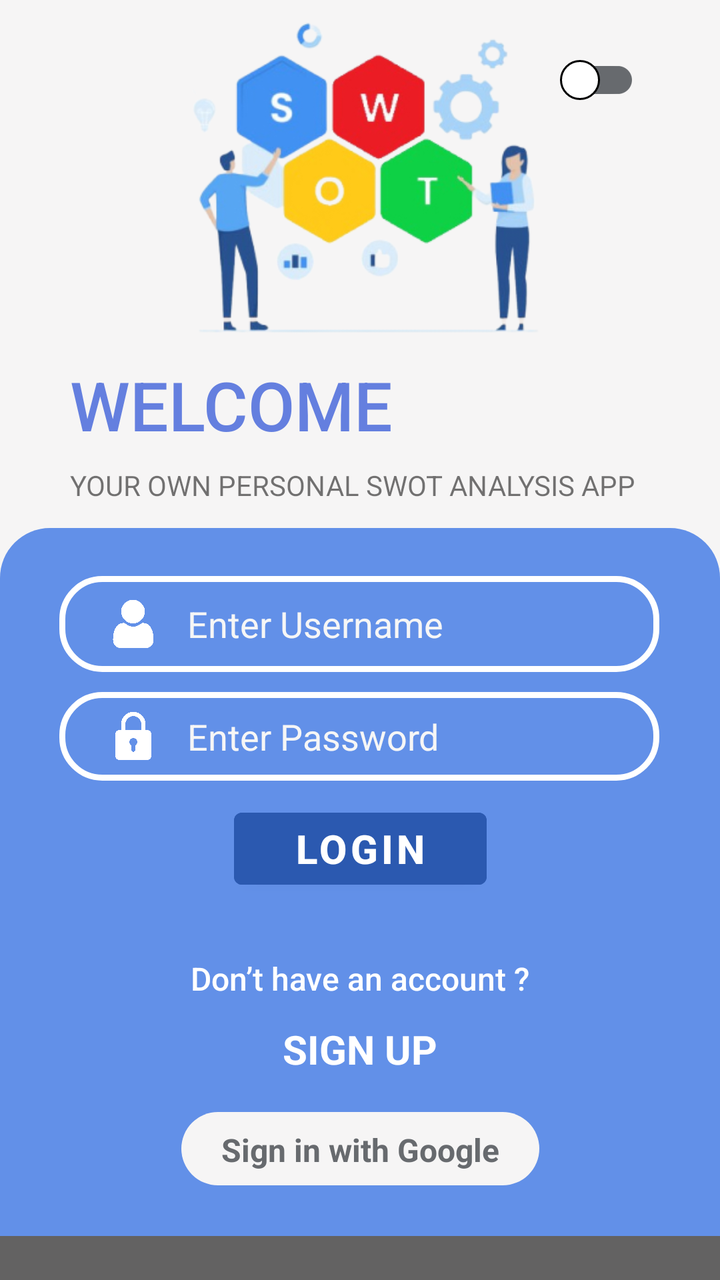
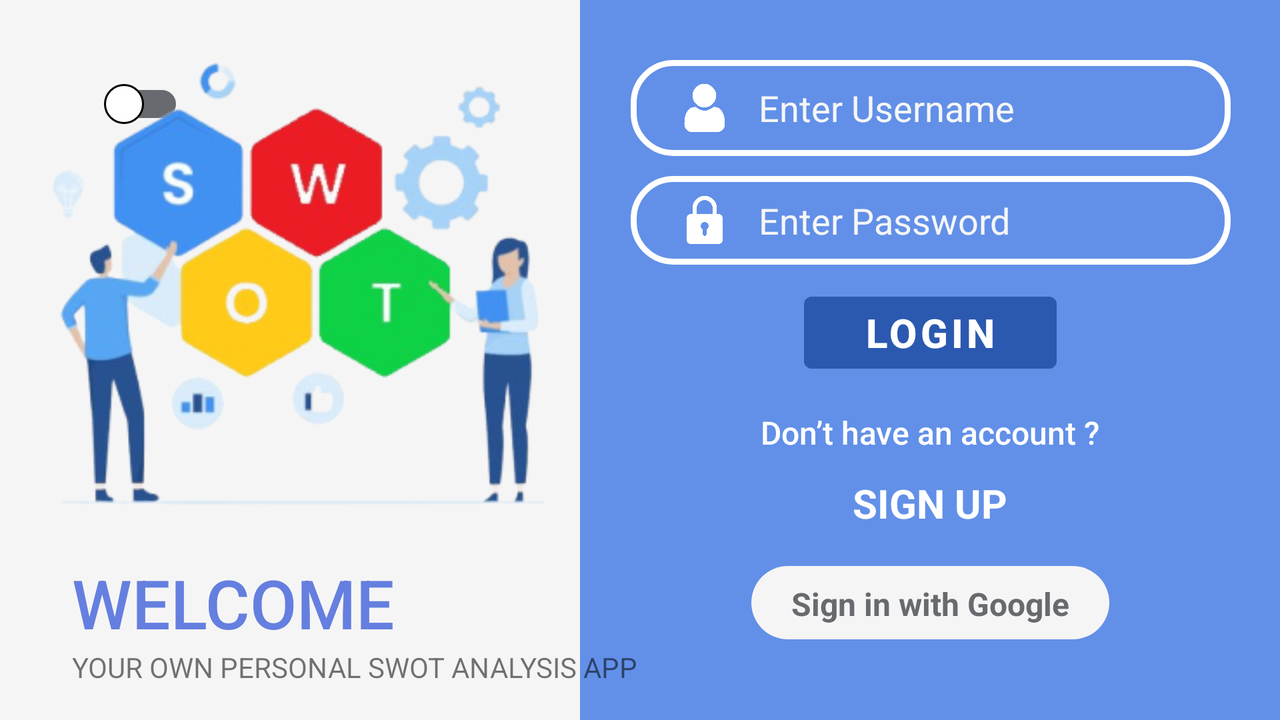

An Android layout and its configuration variant, each rendered on a device that would load it. The default file and the variant file are quoted in full after the pictures.
<!-- AndroidManifest.xml: application theme Theme.Todotestapp -->
<!-- res/layout/activity_login.xml -->
<?xml version="1.0" encoding="utf-8"?>
<androidx.constraintlayout.widget.ConstraintLayout xmlns:android="http://schemas.android.com/apk/res/android"
    xmlns:app="http://schemas.android.com/apk/res-auto"
    xmlns:tools="http://schemas.android.com/tools"
    android:layout_width="match_parent"
    android:layout_height="match_parent"
    tools:context=".MainActivity"
    android:background="@color/greywhite">

    <androidx.appcompat.widget.SwitchCompat
        android:id="@+id/daynightswitch"
        android:layout_width="wrap_content"
        android:layout_height="wrap_content"
        app:trackTint="@color/regtitle"
        android:thumb="@drawable/thumb"
        android:layout_marginTop="16dp"
        android:layout_marginEnd="40dp"
        app:layout_constraintEnd_toEndOf="parent"
        app:layout_constraintTop_toTopOf="parent"
        tools:ignore="UseSwitchCompatOrMaterialXml" />

    <androidx.constraintlayout.widget.ConstraintLayout
        android:id="@+id/bluebox"
        android:layout_width="0dp"
        android:layout_height="376dp"
        android:background="@drawable/container"
        app:layout_constraintBottom_toBottomOf="parent"
        app:layout_constraintEnd_toEndOf="parent"
        app:layout_constraintHorizontal_bias="0.0"
        app:layout_constraintStart_toStartOf="parent">

        <EditText
            android:id="@+id/loginuser"
            android:layout_width="300dp"
            android:layout_height="wrap_content"
            android:layout_marginTop="24dp"
            android:background="@drawable/inputframe"
            android:drawableStart="@drawable/user_icon_white"
            android:drawablePadding="15dp"
            android:ems="10"
            android:fontFamily="sans-serif"
            android:hint="Enter Username"
            android:inputType="textPersonName"
            android:minHeight="48dp"
            android:paddingStart="25dp"
            android:paddingTop="10dp"
            android:paddingBottom="10dp"
            android:textColor="#FFFFFF"
            android:textColorHint="#F6F6F6"
            app:layout_constraintEnd_toEndOf="parent"
            app:layout_constraintHorizontal_bias="0.494"
            app:layout_constraintStart_toStartOf="parent"
            app:layout_constraintTop_toTopOf="parent" />

        <EditText
            android:id="@+id/loginpwd"
            android:layout_width="300dp"
            android:layout_height="wrap_content"
            android:layout_marginTop="10dp"
            android:background="@drawable/inputframe"
            android:drawableStart="@drawable/lock_icon_white"
            android:drawablePadding="15dp"
            android:ems="10"
            android:hint="Enter Password"
            android:inputType="textPassword"
            android:paddingStart="25dp"
            android:paddingTop="10dp"
            android:paddingBottom="10dp"
            android:textColor="#FFFFFF"
            android:textColorHint="#F6F6F6"
            app:layout_constraintEnd_toEndOf="@+id/loginuser"
            app:layout_constraintStart_toStartOf="@+id/loginuser"
            app:layout_constraintTop_toBottomOf="@+id/loginuser"
            tools:ignore="TouchTargetSizeCheck" />

        <Button
            android:id="@+id/loginbtn"
            android:layout_width="wrap_content"
            android:layout_height="48dp"
            android:layout_marginTop="10dp"
            android:backgroundTint="@color/bluebtn"
            android:paddingStart="30dp"
            android:paddingEnd="30dp"
            android:text="LOGIN"
            android:textAlignment="center"
            android:textSize="20sp"
            android:textStyle="bold"
            android:textColor="@color/white"
            app:layout_constraintEnd_toEndOf="parent"
            app:layout_constraintStart_toStartOf="parent"
            app:layout_constraintTop_toBottomOf="@+id/loginpwd" />

        <TextView
            android:id="@+id/textView3"
            android:layout_width="wrap_content"
            android:layout_height="wrap_content"
            android:layout_marginTop="30dp"
            android:fontFamily="sans-serif-medium"
            android:text="Don’t have an account ?"
            android:textColor="@color/white"
            android:textSize="16sp"
            app:layout_constraintEnd_toEndOf="parent"
            app:layout_constraintStart_toStartOf="parent"
            app:layout_constraintTop_toBottomOf="@+id/loginbtn" />

        <TextView
            android:id="@+id/btnsignup"
            android:layout_width="wrap_content"
            android:layout_height="25dp"
            android:layout_marginTop="11dp"
            android:clickable="true"
            android:minHeight="48dp"
            android:onClick="onClick"
            android:text="SIGN UP"
            android:textStyle="bold"
            android:textColor="@color/white"
            android:textSize="20sp"
            app:layout_constraintEnd_toEndOf="parent"
            app:layout_constraintStart_toStartOf="parent"
            app:layout_constraintTop_toBottomOf="@+id/textView3"
            tools:ignore="TouchTargetSizeCheck" />


        <TextView
            android:id="@+id/textView5"
            android:layout_width="0dp"
            android:layout_height="22dp"
            android:background="#636262"
            app:layout_constraintBottom_toBottomOf="parent"
            app:layout_constraintEnd_toEndOf="parent"
            app:layout_constraintStart_toStartOf="parent" />

        <TextView
            android:id="@+id/googleSignin"
            android:layout_width="wrap_content"
            android:layout_height="wrap_content"
            android:layout_marginTop="20dp"
            android:background="@drawable/whitebtn"
            android:drawableStart="@drawable/google_icon"
            android:drawablePadding="10dp"
            android:paddingStart="20dp"
            android:paddingEnd="20dp"
            android:paddingTop="8dp"
            android:paddingBottom="7dp"
            android:text="Sign in with Google"
            android:textAlignment="center"
            android:textColor="@color/regtitle"
            android:textSize="16sp"
            android:textStyle="bold"
            app:layout_constraintEnd_toEndOf="parent"
            app:layout_constraintStart_toStartOf="parent"
            app:layout_constraintTop_toBottomOf="@+id/btnsignup" />



    </androidx.constraintlayout.widget.ConstraintLayout>

    <ImageView
        android:id="@+id/imageView"
        android:layout_width="0dp"
        android:layout_height="0dp"
        android:layout_marginBottom="2dp"
        app:layout_constraintBottom_toTopOf="@+id/textView"
        app:layout_constraintEnd_toEndOf="parent"
        app:layout_constraintHorizontal_bias="0.0"
        app:layout_constraintStart_toStartOf="parent"
        app:layout_constraintTop_toTopOf="parent"

        app:srcCompat="@drawable/loginpic" />

    <TextView
        android:id="@+id/textView"
        android:layout_width="wrap_content"
        android:layout_height="wrap_content"
        android:layout_marginBottom="8dp"
        android:layout_marginTop="15dp"
        android:fontFamily="sans-serif-medium"
        android:text="WELCOME"
        android:textColor="@color/bluetext"
        android:textSize="34sp"
        app:layout_constraintBottom_toTopOf="@+id/textView2"
        app:layout_constraintStart_toStartOf="@+id/textView2" />

    <TextView
        android:id="@+id/textView2"
        android:layout_width="wrap_content"
        android:layout_height="wrap_content"
        android:layout_marginStart="35dp"
        android:layout_marginEnd="34dp"
        android:layout_marginBottom="12dp"
        android:text="YOUR OWN PERSONAL SWOT ANALYSIS APP"
        android:textSize="14sp"
        app:layout_constraintBottom_toTopOf="@+id/bluebox"
        app:layout_constraintEnd_toEndOf="parent"
        app:layout_constraintHorizontal_bias="0.0"
        app:layout_constraintStart_toStartOf="parent" />



</androidx.constraintlayout.widget.ConstraintLayout>
<!-- resources referenced by this layout -->
<resources>
  <color name="bluebtn">#2B59B0</color>
  <color name="bluetext">#647FDF</color>
  <color name="greywhite">#F6F5F5</color>
  <color name="regtitle">#676A6E</color>
  <color name="white">#FFFFFFFF</color>
  <!-- drawable container (drawable) -->
  <?xml version="1.0" encoding="utf-8"?>
  <shape xmlns:android="http://schemas.android.com/apk/res/android" android:shape="rectangle">
      <solid android:color="#6290E8"></solid>
      <corners  android:topLeftRadius="25dp" android:topRightRadius="25dp"></corners>
  </shape>
  <!-- drawable google_icon (drawable) -->
  <?xml version="1.0" encoding="utf-8"?>
  <layer-list xmlns:android="http://schemas.android.com/apk/res/android">
      <item  android:drawable="@drawable/google"
          android:width="24dp"
          android:height="24dp">>
      </item>
  </layer-list>
  <!-- drawable inputframe (drawable) -->
  <?xml version="1.0" encoding="utf-8"?>
  <shape xmlns:android="http://schemas.android.com/apk/res/android" android:shape="rectangle">
      <stroke android:color="@color/white" android:width="3dp"/>
      <corners android:radius="20dp"/>
  
  </shape>
  <!-- drawable lock_icon_white (drawable) -->
  <?xml version="1.0" encoding="utf-8"?>
  <layer-list xmlns:android="http://schemas.android.com/apk/res/android">
      <item  android:drawable="@drawable/lock_white"
          android:width="24dp"
          android:height="24dp">>
      </item>
  </layer-list>
  <!-- drawable loginpic: png bitmap (drawable, 78559 bytes) -->
  <!-- drawable thumb (drawable) -->
  <?xml version="1.0" encoding="utf-8"?>
  <selector xmlns:android="http://schemas.android.com/apk/res/android">
      <item android:state_checked="true">
          <shape android:shape="oval">
              <solid android:color="@color/black"/>
              <stroke android:width="1dp" android:color="@color/white"/>
              <size android:width="20dp" android:height="20dp"/>
          </shape>
      </item>
  
      <item android:state_checked="false">
          <shape android:shape="oval">
              <solid android:color="@color/white"/>
              <stroke android:width="1dp" android:color="@color/black"/>
              <size android:width="20dp" android:height="20dp"/>
          </shape>
      </item>
  
  </selector>
  <!-- drawable user_icon_white (drawable) -->
  <?xml version="1.0" encoding="utf-8"?>
  <layer-list xmlns:android="http://schemas.android.com/apk/res/android">
  <item  android:drawable="@drawable/user_white"
      android:width="24dp"
      android:height="24dp">>
  </item>
  
  </layer-list>
  <!-- drawable whitebtn (drawable) -->
  <?xml version="1.0" encoding="utf-8"?>
  <shape xmlns:android="http://schemas.android.com/apk/res/android" android:shape="rectangle">
      <solid android:color="@color/greywhite"/>
      <corners android:radius="50dp"/>
  
  </shape>
  <style name="Theme.Todotestapp" parent="Theme.MaterialComponents.DayNight.DarkActionBar">
          
          <item name="colorPrimary">@color/purple_500</item>
          <item name="colorPrimaryVariant">#2E2C32</item>
          <item name="colorOnPrimary">@color/white</item>
          
          <item name="colorSecondary">@color/teal_200</item>
          <item name="colorSecondaryVariant">@color/teal_700</item>
          <item name="colorOnSecondary">@color/black</item>
          
          <item name="android:statusBarColor">?attr/colorPrimaryVariant</item>
          
          <item name="android:navigationBarColor">#333232</item>
      </style>
  <!-- drawable lock_white: png bitmap (drawable, 3784 bytes) -->
  <color name="black">#FF000000</color>
  <!-- drawable user_white: png bitmap (drawable, 4240 bytes) -->
  <color name="purple_500">#FF6200EE</color>
  <color name="teal_200">#FF03DAC5</color>
  <color name="teal_700">#FF018786</color>
</resources>
<!-- res/layout-land/activity_login.xml (the repository's variant of the layout above) -->
<!-- drawn on the phone turned sideways -->
<?xml version="1.0" encoding="utf-8"?>
<androidx.constraintlayout.widget.ConstraintLayout xmlns:android="http://schemas.android.com/apk/res/android"
    xmlns:app="http://schemas.android.com/apk/res-auto"
    xmlns:tools="http://schemas.android.com/tools"
    android:layout_width="match_parent"
    android:layout_height="match_parent"
    tools:context=".MainActivity"
    android:background="@color/greywhite">

    <androidx.appcompat.widget.SwitchCompat
        android:id="@+id/daynightswitch"
        android:layout_width="wrap_content"
        android:layout_height="wrap_content"
        android:thumb="@drawable/thumb"
        app:trackTint="@color/regtitle"
        android:layout_marginStart="44dp"
        android:layout_marginTop="28dp"
        app:layout_constraintStart_toStartOf="parent"
        app:layout_constraintTop_toTopOf="parent"
        tools:ignore="UseSwitchCompatOrMaterialXml" />

    <androidx.constraintlayout.widget.ConstraintLayout
        android:id="@+id/bluebox"
        android:layout_width="350dp"
        android:layout_height="match_parent"
        android:background="@drawable/container2"
        app:layout_constraintBottom_toBottomOf="parent"
        app:layout_constraintEnd_toEndOf="parent">

        <EditText
            android:id="@+id/loginuser"
            android:layout_width="300dp"
            android:layout_height="wrap_content"
            android:layout_marginTop="30dp"
            android:background="@drawable/inputframe"
            android:drawableStart="@drawable/user_icon_white"
            android:drawablePadding="15dp"
            android:ems="10"
            android:fontFamily="sans-serif"
            android:hint="Enter Username"
            android:inputType="textPersonName"
            android:minHeight="48dp"
            android:paddingStart="25dp"
            android:paddingTop="10dp"
            android:paddingBottom="10dp"
            android:textColor="#FFFFFF"
            android:textColorHint="#F6F6F6"
            app:layout_constraintEnd_toEndOf="parent"
            app:layout_constraintHorizontal_bias="0.505"
            app:layout_constraintStart_toStartOf="parent"
            app:layout_constraintTop_toTopOf="parent" />

        <EditText
            android:id="@+id/loginpwd"
            android:layout_width="300dp"
            android:layout_height="wrap_content"
            android:layout_marginTop="10dp"
            android:background="@drawable/inputframe"
            android:drawableStart="@drawable/lock_icon_white"
            android:drawablePadding="15dp"
            android:ems="10"
            android:hint="Enter Password"
            android:inputType="textPassword"
            android:paddingStart="25dp"
            android:paddingTop="10dp"
            android:paddingBottom="10dp"
            android:textColor="#FFFFFF"
            android:textColorHint="#F6F6F6"
            app:layout_constraintEnd_toEndOf="@+id/loginuser"
            app:layout_constraintStart_toStartOf="@+id/loginuser"
            app:layout_constraintTop_toBottomOf="@+id/loginuser"
            tools:ignore="TouchTargetSizeCheck" />

        <Button
            android:id="@+id/loginbtn"
            android:layout_width="wrap_content"
            android:layout_height="48dp"
            android:layout_marginTop="10dp"
            android:backgroundTint="@color/bluebtn"
            android:paddingStart="30dp"
            android:paddingEnd="30dp"
            android:text="LOGIN"
            android:textAlignment="center"
            android:textColor="@color/white"
            android:textSize="20sp"
            android:textStyle="bold"
            app:layout_constraintEnd_toEndOf="parent"
            app:layout_constraintStart_toStartOf="parent"
            app:layout_constraintTop_toBottomOf="@+id/loginpwd" />

        <TextView
            android:id="@+id/textView3"
            android:layout_width="wrap_content"
            android:layout_height="wrap_content"
            android:layout_marginTop="15dp"
            android:fontFamily="sans-serif-medium"
            android:text="Don’t have an account ?"
            android:textColor="@color/white"
            android:textSize="16sp"
            app:layout_constraintEnd_toEndOf="parent"
            app:layout_constraintStart_toStartOf="parent"
            app:layout_constraintTop_toBottomOf="@+id/loginbtn" />

        <TextView
            android:id="@+id/btnsignup"
            android:layout_width="wrap_content"
            android:layout_height="25dp"
            android:layout_marginTop="11dp"
            android:clickable="true"
            android:minHeight="48dp"
            android:onClick="onClick"
            android:text="SIGN UP"
            android:textColor="@color/white"
            android:textSize="20sp"
            android:textStyle="bold"
            app:layout_constraintEnd_toEndOf="parent"
            app:layout_constraintStart_toStartOf="parent"
            app:layout_constraintTop_toBottomOf="@+id/textView3"
            tools:ignore="TouchTargetSizeCheck" />


        <TextView
            android:id="@+id/googleSignin"
            android:layout_width="wrap_content"
            android:layout_height="wrap_content"
            android:layout_marginTop="20dp"
            android:background="@drawable/whitebtn"
            android:drawableStart="@drawable/google_icon"
            android:drawablePadding="10dp"
            android:paddingStart="20dp"
            android:paddingTop="8dp"
            android:paddingEnd="20dp"
            android:paddingBottom="7dp"
            android:text="Sign in with Google"
            android:textAlignment="center"
            android:textColor="@color/regtitle"
            android:textSize="16sp"
            android:textStyle="bold"
            app:layout_constraintEnd_toEndOf="parent"
            app:layout_constraintStart_toStartOf="parent"
            app:layout_constraintTop_toBottomOf="@+id/btnsignup" />


    </androidx.constraintlayout.widget.ConstraintLayout>

    <ImageView
        android:id="@+id/imageView"
        android:layout_width="0dp"
        android:layout_height="0dp"
        android:layout_marginTop="5dp"
        app:layout_constraintBottom_toTopOf="@+id/textView"
        app:layout_constraintEnd_toStartOf="@+id/bluebox"

        app:layout_constraintStart_toStartOf="parent"
        app:layout_constraintTop_toTopOf="parent"

        app:srcCompat="@drawable/loginpic" />

    <TextView
        android:id="@+id/textView"
        android:layout_width="wrap_content"
        android:layout_height="wrap_content"
        android:layout_marginStart="36dp"
        android:layout_marginBottom="36dp"
        android:fontFamily="sans-serif-medium"
        android:text="WELCOME"
        android:textColor="@color/bluetext"
        android:textSize="34sp"
        android:layout_marginTop="6dp"
        app:layout_constraintBottom_toBottomOf="parent"
        app:layout_constraintStart_toStartOf="parent" />

    <TextView
        android:id="@+id/textView2"
        android:layout_width="wrap_content"
        android:layout_height="wrap_content"
        android:text="YOUR OWN PERSONAL SWOT ANALYSIS APP"
        android:textSize="14sp"
        app:layout_constraintStart_toStartOf="@+id/textView"
        app:layout_constraintTop_toBottomOf="@+id/textView" />


</androidx.constraintlayout.widget.ConstraintLayout>
<!-- resources referenced by the variant -->
<!-- as the phone turned sideways resolves them -->
<resources>
  <color name="bluebtn">#2B59B0</color>
  <color name="bluetext">#647FDF</color>
  <color name="greywhite">#F6F5F5</color>
  <color name="regtitle">#676A6E</color>
  <color name="white">#FFFFFFFF</color>
  <!-- drawable container2 (drawable) -->
  <?xml version="1.0" encoding="utf-8"?>
  <shape xmlns:android="http://schemas.android.com/apk/res/android" android:shape="rectangle">
      <solid android:color="#6290E8"></solid>
  </shape>
  <!-- drawable google_icon (drawable) -->
  <?xml version="1.0" encoding="utf-8"?>
  <layer-list xmlns:android="http://schemas.android.com/apk/res/android">
      <item  android:drawable="@drawable/google"
          android:width="24dp"
          android:height="24dp">>
      </item>
  </layer-list>
  <!-- drawable inputframe (drawable) -->
  <?xml version="1.0" encoding="utf-8"?>
  <shape xmlns:android="http://schemas.android.com/apk/res/android" android:shape="rectangle">
      <stroke android:color="@color/white" android:width="3dp"/>
      <corners android:radius="20dp"/>
  
  </shape>
  <!-- drawable lock_icon_white (drawable) -->
  <?xml version="1.0" encoding="utf-8"?>
  <layer-list xmlns:android="http://schemas.android.com/apk/res/android">
      <item  android:drawable="@drawable/lock_white"
          android:width="24dp"
          android:height="24dp">>
      </item>
  </layer-list>
  <!-- drawable loginpic: png bitmap (drawable, 78559 bytes) -->
  <!-- drawable thumb (drawable) -->
  <?xml version="1.0" encoding="utf-8"?>
  <selector xmlns:android="http://schemas.android.com/apk/res/android">
      <item android:state_checked="true">
          <shape android:shape="oval">
              <solid android:color="@color/black"/>
              <stroke android:width="1dp" android:color="@color/white"/>
              <size android:width="20dp" android:height="20dp"/>
          </shape>
      </item>
  
      <item android:state_checked="false">
          <shape android:shape="oval">
              <solid android:color="@color/white"/>
              <stroke android:width="1dp" android:color="@color/black"/>
              <size android:width="20dp" android:height="20dp"/>
          </shape>
      </item>
  
  </selector>
  <!-- drawable user_icon_white (drawable) -->
  <?xml version="1.0" encoding="utf-8"?>
  <layer-list xmlns:android="http://schemas.android.com/apk/res/android">
  <item  android:drawable="@drawable/user_white"
      android:width="24dp"
      android:height="24dp">>
  </item>
  
  </layer-list>
  <!-- drawable whitebtn (drawable) -->
  <?xml version="1.0" encoding="utf-8"?>
  <shape xmlns:android="http://schemas.android.com/apk/res/android" android:shape="rectangle">
      <solid android:color="@color/greywhite"/>
      <corners android:radius="50dp"/>
  
  </shape>
  <style name="Theme.Todotestapp" parent="Theme.MaterialComponents.DayNight.DarkActionBar">
          
          <item name="colorPrimary">@color/purple_500</item>
          <item name="colorPrimaryVariant">#2E2C32</item>
          <item name="colorOnPrimary">@color/white</item>
          
          <item name="colorSecondary">@color/teal_200</item>
          <item name="colorSecondaryVariant">@color/teal_700</item>
          <item name="colorOnSecondary">@color/black</item>
          
          <item name="android:statusBarColor">?attr/colorPrimaryVariant</item>
          
          <item name="android:navigationBarColor">#333232</item>
      </style>
  <!-- drawable lock_white: png bitmap (drawable, 3784 bytes) -->
  <color name="black">#FF000000</color>
  <!-- drawable user_white: png bitmap (drawable, 4240 bytes) -->
  <color name="purple_500">#FF6200EE</color>
  <color name="teal_200">#FF03DAC5</color>
  <color name="teal_700">#FF018786</color>
</resources>
